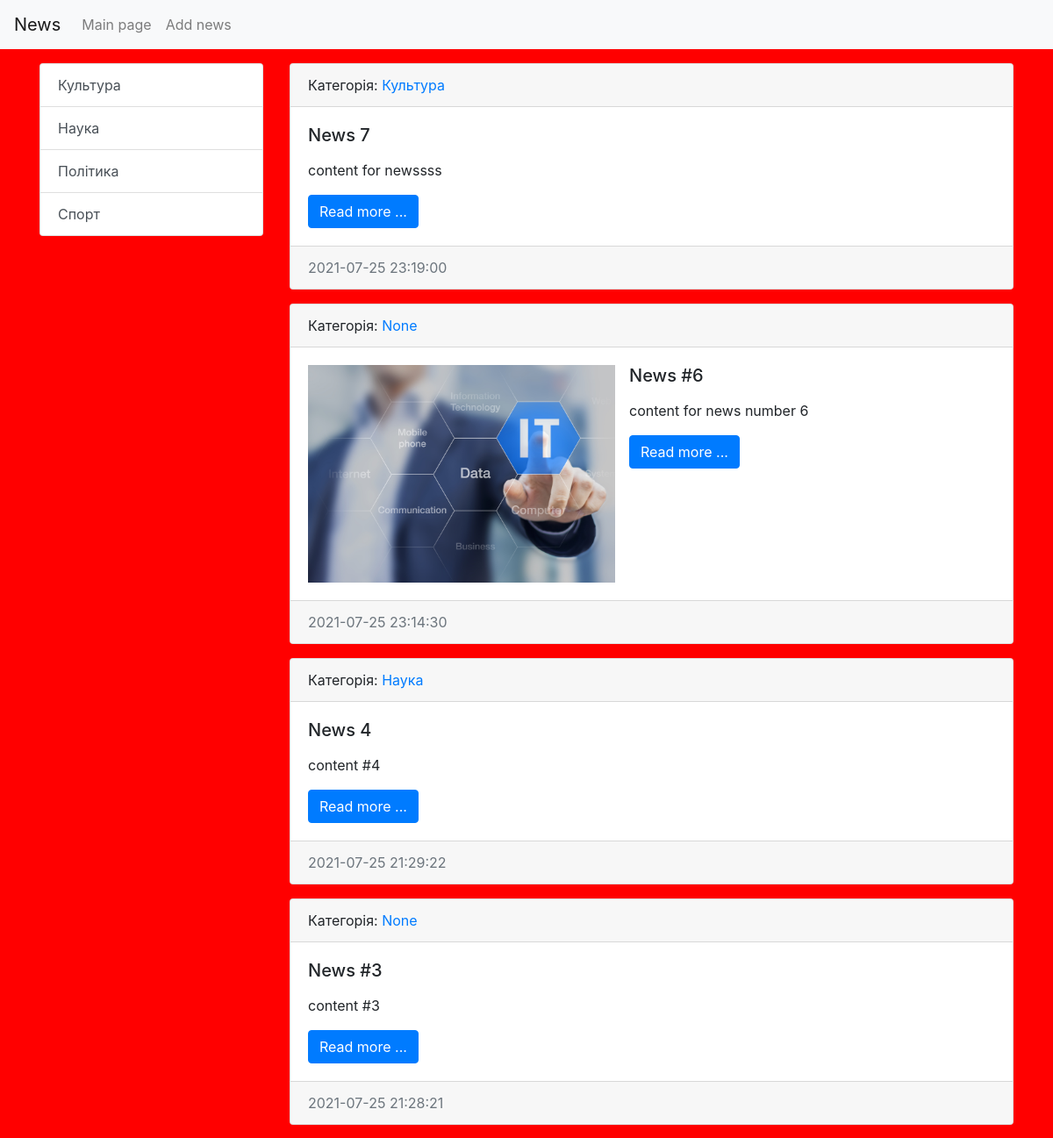
/ (upper part), run on an earlier commit of the app's database.
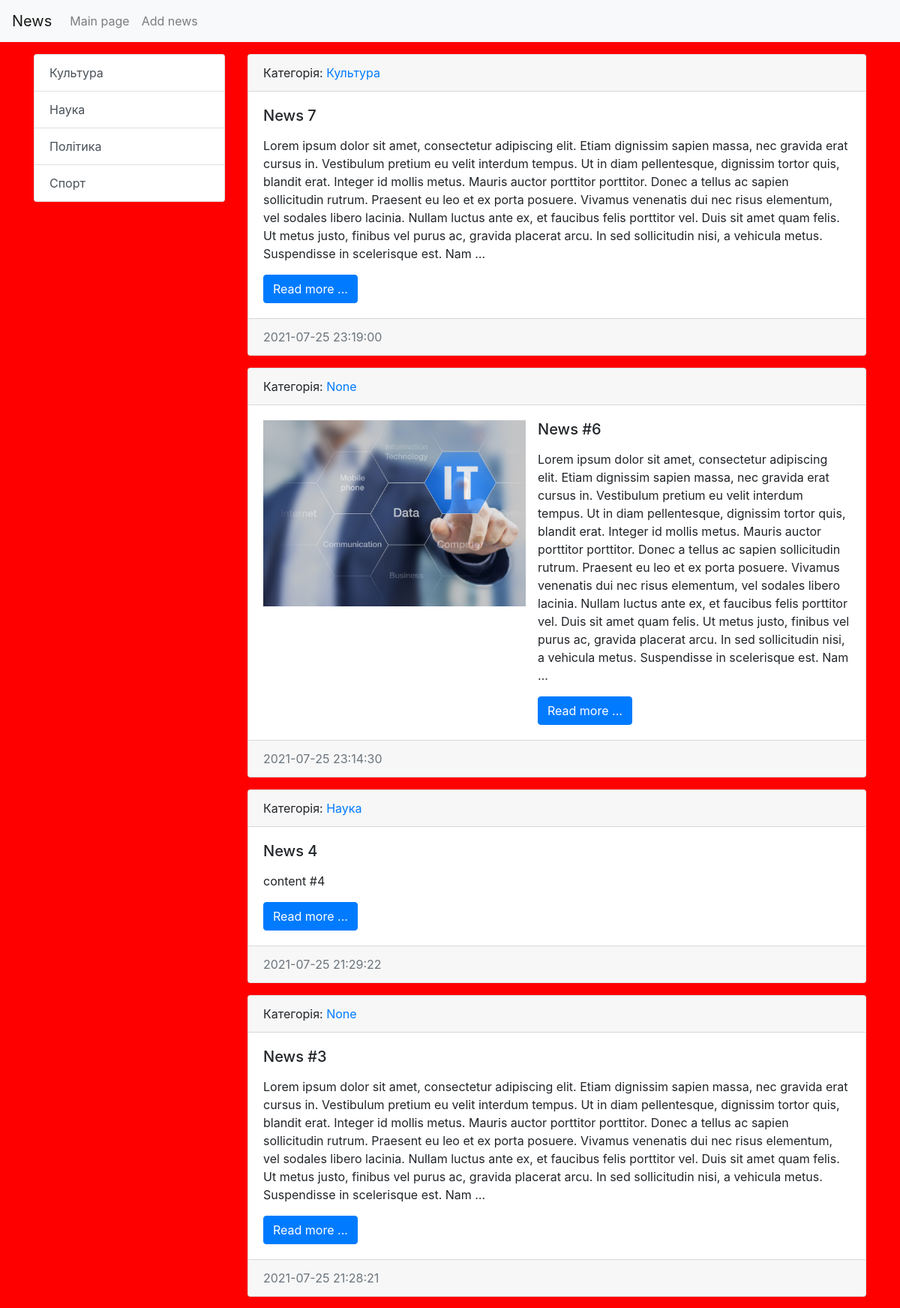
And on a later commit of the database.
### news/models.py (models this page shows, shortened)
class News(models.Model):
    title = models.CharField(max_length=150, verbose_name = 'Name of article')
    content = models.TextField(blank=True)
    created_at = models.DateTimeField(auto_now_add=True, verbose_name='Publish date')
    updated_at = models.DateTimeField(auto_now=True, verbose_name='Update date')
    photo = models.ImageField(upload_to='photos/%y/%m/%d/', blank=True)
    is_published = models.BooleanField(default=True, verbose_name='Is published?')                      # is_published = 1
    category = models.ForeignKey('Category', on_delete=models.PROTECT, null=True, blank=True)
    def get_absolute_url(self):
        return reverse('view_news', kwargs = {"news_id": self.pk})
    class Meta:
        verbose_name = 'Новина'         # singular name of table
        verbose_name_plural = 'Новини'   # plural name
        ordering = ['-created_at']

class Category(models.Model):
    title = models.CharField(max_length=150, db_index=True, verbose_name='Category name')
    def __str__(self):
        return self.title
    def get_absolute_url(self):
        return reverse('category', kwargs = {"category_id": self.pk})
    class Meta:
        verbose_name = 'Категорія'
        verbose_name_plural = 'Категорії'
        ordering = ['title']

### news/views.py (the view)
# urls.py: path('', index, name = 'index'),      # call news/ (important)
def index(request):
    news = News.objects.order_by("-created_at")
    context = {
        'news': news,
        'title': 'News list',
        }
    return render(request, 'news/index.html', context = context)

### news/templatetags/news_tags.py (called while the page is built)
@register.inclusion_tag('news/list_categories.html')
def show_categories():
    categories = Category.objects.all()
    context = {
        'categories': categories
    }
    return context

### news/templates/news/index.html (shortened to what this page needs)
{% extends 'base.html' %}
{% block sidebar %}
    {% include 'inc/_sidebar.html' %}
{% endblock sidebar %}
{% block content %}
    {% for item in news %}
        <div class="card mb-3">
            <div class="card-header">
                Категорія: <a href="{{ item.category.get_absolute_url }}">{{ item.category }}</a>
            </div>
            <div class="card-body">
                <div class="media">
                    {% if item.photo %}
                        <img class="mr-3" src="{{ item.photo.url }}" alt="" width="350px"  />
                    {% endif %}
                    <div class="media-body">
                        <h5 class="card-title">{{ item.title }}</h5>
                        <p class="card-text">{{ item.content|linebreaks|truncatewords:100 }}</p>
                        <a href="{{ item.get_absolute_url }}" class="btn btn-primary">Read more ...</a>
                    </div>
                </div>
            </div>
            <div class="card-footer text-muted">
                {{ item.created_at|date:"Y-m-d H:i:s" }}
            </div>
        </div>
    {% endfor %}
{% endblock %}

What changed in the data, as far as the page shows it:
changed News "News 7": content "content for newssss" → "Lorem ipsum dolor sit amet, consectetur adipiscing elit. Etiam dignissim sapien massa, nec gravida erat cursus in. Vestibulum pretium eu velit interdum tempus. Ut in diam pellentesque, dignissim tortor quis, blandit erat. Integer id mollis metus. Mauris auctor porttitor porttitor. Donec a tellus ac sapien sollicitudin rutrum. Praesent eu leo et ex porta posuere. Vivamus venenatis dui nec risus elementum, vel sodales libero lacinia. Nullam luctus ante ex, et faucibus felis porttitor vel. Duis sit amet quam felis. Ut metus justo, finibus vel purus ac, gravida placerat arcu. In sed sollicitudin nisi, a vehicula metus. Suspendisse in scelerisque est. Nam …"
changed News "News #6": content "content for news number 6" → "Lorem ipsum dolor sit amet, consectetur adipiscing elit. Etiam dignissim sapien massa, nec gravida erat cursus in. Vestibulum pretium eu velit interdum tempus. Ut in diam pellentesque, dignissim tortor quis, blandit erat. Integer id mollis metus. Mauris auctor porttitor porttitor. Donec a tellus ac sapien sollicitudin rutrum. Praesent eu leo et ex porta posuere. Vivamus venenatis dui nec risus elementum, vel sodales libero lacinia. Nullam luctus ante ex, et faucibus felis porttitor vel. Duis sit amet quam felis. Ut metus justo, finibus vel purus ac, gravida placerat arcu. In sed sollicitudin nisi, a vehicula metus. Suspendisse in scelerisque est. Nam …"
changed News "News #3": content "content #3" → "Lorem ipsum dolor sit amet, consectetur adipiscing elit. Etiam dignissim sapien massa, nec gravida erat cursus in. Vestibulum pretium eu velit interdum tempus. Ut in diam pellentesque, dignissim tortor quis, blandit erat. Integer id mollis metus. Mauris auctor porttitor porttitor. Donec a tellus ac sapien sollicitudin rutrum. Praesent eu leo et ex porta posuere. Vivamus venenatis dui nec risus elementum, vel sodales libero lacinia. Nullam luctus ante ex, et faucibus felis porttitor vel. Duis sit amet quam felis. Ut metus justo, finibus vel purus ac, gravida placerat arcu. In sed sollicitudin nisi, a vehicula metus. Suspendisse in scelerisque est. Nam …"
